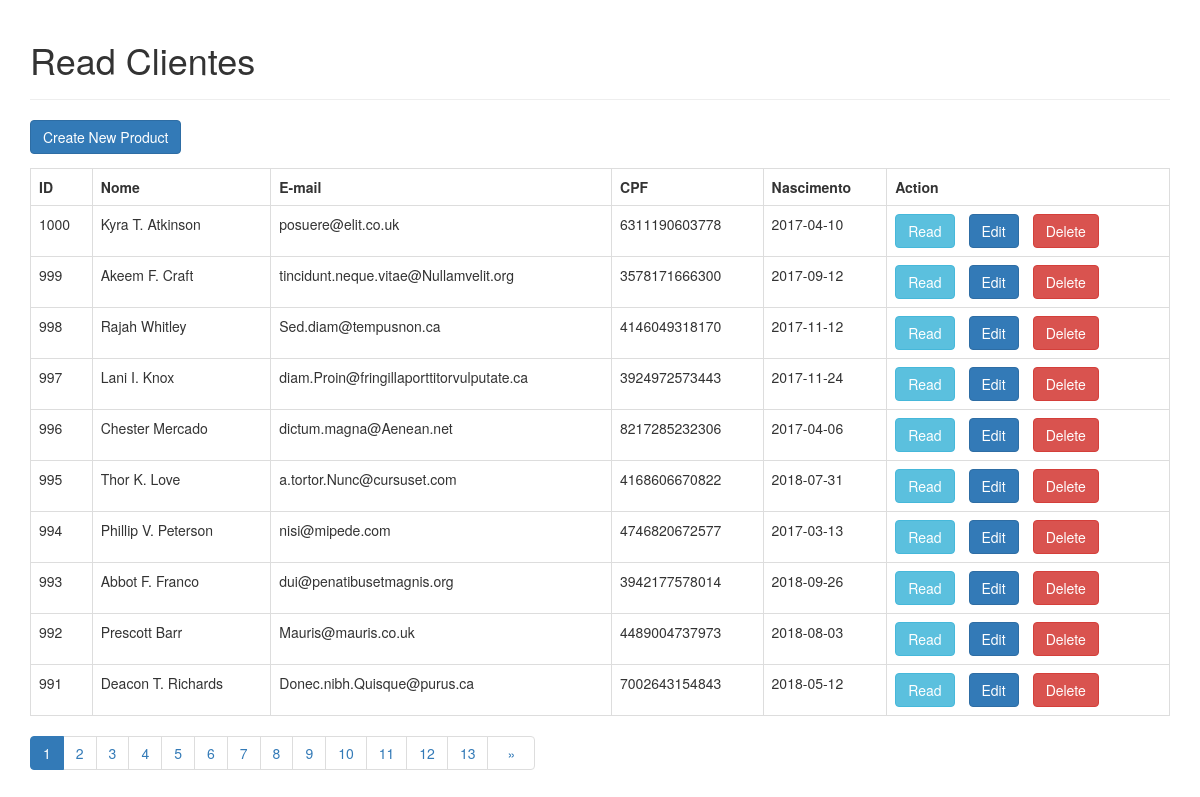
Page /CRUDs/crud_simples_bs/index.php on the committed database.
### tables this page shows
CREATE TABLE `clientes` (
  `id` mediumint(8) unsigned NOT NULL AUTO_INCREMENT,
  `nome` varchar(255) DEFAULT NULL,
  `email` varchar(255) DEFAULT NULL,
  `nascimento` varchar(255) DEFAULT NULL,
  `cpf` varchar(255) DEFAULT NULL,
  PRIMARY KEY (`id`)
);

### CRUDs/crud_simples_bs/index.php (the view, shortened to what this page needs)
<!DOCTYPE HTML>
<html lang="pt-br">
<head>
<head>
    <link rel="stylesheet" href="libs/css/bootstrap.min.css" />
</head>
<body>
    <div class="container">
        <div class="page-header">
            <h1>Read Clientes</h1>
        </div>
		<?php
		include 'config/database.php';
		$page = isset($_GET['page']) ? $_GET['page'] : 1;
		$records_per_page = 10;
		$from_record_num = ($records_per_page * $page) - $records_per_page;
		$query = "SELECT id, nome, email, cpf, nascimento FROM clientes ORDER BY id DESC
			LIMIT :from_record_num, :records_per_page";
		$stmt = $con->prepare($query);
		$stmt->bindParam(":from_record_num", $from_record_num, PDO::PARAM_INT);
		$stmt->bindParam(":records_per_page", $records_per_page, PDO::PARAM_INT);
		$stmt->execute();
		$num = $stmt->rowCount();
		echo "<a href='create.php' class='btn btn-primary m-b-1em'>Create New Product</a>";
		if($num>0){
			echo "<table class='table table-hover table-responsive table-bordered'>";
				echo "<tr>";
					echo "<th>ID</th>";
					echo "<th>Nome</th>";
					echo "<th>E-mail</th>";
					echo "<th>CPF</th>";
					echo "<th>Nascimento</th>";
					echo "<th>Action</th>";
				echo "</tr>";
				while ($row = $stmt->fetch(PDO::FETCH_ASSOC)){
					extract($row);
					echo "<tr>";
						echo "<td>{$id}</td>";
						echo "<td>{$nome}</td>";
						echo "<td>{$email}</td>";
						echo "<td>{$cpf}</td>";
						echo "<td>{$nascimento}</td>";
						echo "<td>";
							echo "<a href='read_one.php?id={$id}' class='btn btn-info m-r-1em'>Read</a>";
							echo "<a href='update.php?id={$id}' class='btn btn-primary m-r-1em'>Edit</a>";
							echo "<a href='#' onclick='delete_user({$id});'  class='btn btn-danger'>Delete</a>";
						echo "</td>";
					echo "</tr>";
				}
			echo "</table>";
			$query = "SELECT COUNT(*) as total_rows FROM clientes";
			$stmt = $con->prepare($query);
			$stmt->execute();
			$row = $stmt->fetch(PDO::FETCH_ASSOC);
			$total_rows = $row['total_rows'];
			$page_url="index.php?";
			include_once "paging.php";
		}
		else{
			echo "<div class='alert alert-danger'>No records found.</div>";
		}
		?>
    </div>
</body>
</html>

### CRUDs/crud_simples_bs/paging.php (shortened to what this page needs)
<?php
echo "<ul class='pagination pull-center margin-zero mt0'>";
$total_pages = ceil($total_rows / $records_per_page);
$range = 12;
$initial_num = $page - $range;
$condition_limit_num = ($page + $range)  + 1;
for ($x=$initial_num; $x<$condition_limit_num; $x++) {
    if (($x > 0) && ($x <= $total_pages)) {
        if ($x == $page) {
            echo "<li class='active'>";
                echo "<a href='javascript::void();'>{$x}</a>";
            echo "</li>";
        }
        else {
            echo "<li>";
                echo " <a href='{$page_url}page={$x}'>{$x}</a> ";
            echo "</li>";
        }
    }
}
if($page<$total_pages){
    $next_page = $page + 1;
    echo "<li>";
        echo "<a href='{$page_url}page={$next_page}'>";
            echo "<span style='margin:0 .5em;'>&raquo;</span>";
        echo "</a>";
    echo "</li>";
}
echo "</ul>";
?>

### CRUDs/crud_simples_bs/index.php (style rules this page uses)
.m-r-1em { margin-right:1em; }
.m-b-1em { margin-bottom:1em; }
.mt0 { margin-top:0; }

### rows in the picture
clientes: id "1000", nome "Kyra T. Atkinson", email "posuere@elit.co.uk", cpf "6311190603778", nascimento "2017-04-10"
clientes: id "999", nome "Akeem F. Craft", email "tincidunt.neque.vitae@Nullamvelit.org", cpf "3578171666300", nascimento "2017-09-12"
clientes: id "998", nome "Rajah Whitley", email "Sed.diam@tempusnon.ca", cpf "4146049318170", nascimento "2017-11-12"
clientes: id "997", nome "Lani I. Knox", email "diam.Proin@fringillaporttitorvulputate.ca", cpf "3924972573443", nascimento "2017-11-24"
clientes: id "996", nome "Chester Mercado", email "dictum.magna@Aenean.net", cpf "8217285232306", nascimento "2017-04-06"
clientes: id "995", nome "Thor K. Love", email "a.tortor.Nunc@cursuset.com", cpf "4168606670822", nascimento "2018-07-31"
clientes: id "994", nome "Phillip V. Peterson", email "nisi@mipede.com", cpf "4746820672577", nascimento "2017-03-13"
clientes: id "993", nome "Abbot F. Franco", email "dui@penatibusetmagnis.org", cpf "3942177578014", nascimento "2018-09-26"
clientes: id "992", nome "Prescott Barr", email "Mauris@mauris.co.uk", cpf "4489004737973", nascimento "2018-08-03"
clientes: id "991", nome "Deacon T. Richards", email "Donec.nibh.Quisque@purus.ca", cpf "7002643154843", nascimento "2018-05-12"
